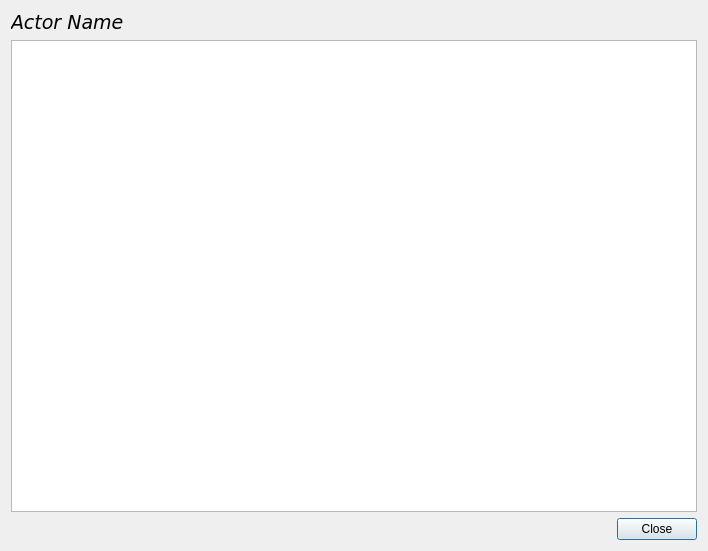
<?xml version="1.0" encoding="UTF-8"?>
<ui version="4.0">
 <class>TriviaDialog</class>
 <widget class="QDialog" name="TriviaDialog">
  <property name="geometry">
   <rect>
    <x>0</x>
    <y>0</y>
    <width>708</width>
    <height>551</height>
   </rect>
  </property>
  <property name="windowTitle">
   <string>Trivia</string>
  </property>
  <layout class="QVBoxLayout" name="verticalLayout">
   <item>
    <widget class="QLabel" name="labelName">
     <property name="font">
      <font>
       <family>DejaVu Sans</family>
       <pointsize>14</pointsize>
       <italic>true</italic>
      </font>
     </property>
     <property name="text">
      <string>Actor Name</string>
     </property>
    </widget>
   </item>
   <item>
    <widget class="QListWidget" name="listTrivia"/>
   </item>
   <item>
    <widget class="QDialogButtonBox" name="buttonBox">
     <property name="orientation">
      <enum>Qt::Horizontal</enum>
     </property>
     <property name="standardButtons">
      <set>QDialogButtonBox::Close</set>
     </property>
    </widget>
   </item>
  </layout>
 </widget>
 <resources/>
 <connections>
  <connection>
   <sender>buttonBox</sender>
   <signal>accepted()</signal>
   <receiver>TriviaDialog</receiver>
   <slot>accept()</slot>
   <hints>
    <hint type="sourcelabel">
     <x>248</x>
     <y>254</y>
    </hint>
    <hint type="destinationlabel">
     <x>157</x>
     <y>274</y>
    </hint>
   </hints>
  </connection>
  <connection>
   <sender>buttonBox</sender>
   <signal>rejected()</signal>
   <receiver>TriviaDialog</receiver>
   <slot>reject()</slot>
   <hints>
    <hint type="sourcelabel">
     <x>316</x>
     <y>260</y>
    </hint>
    <hint type="destinationlabel">
     <x>286</x>
     <y>274</y>
    </hint>
   </hints>
  </connection>
 </connections>
</ui>
